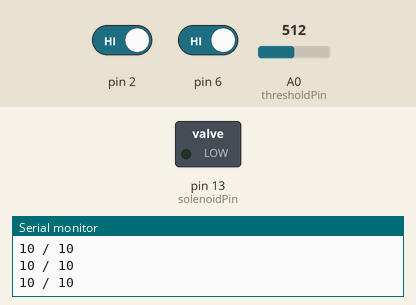
The sketch below on a simulated Arduino Uno, built with avr-gcc and run on an emulated ATmega328P. On the bench: switched loads named in the sketch (green lamp = pin HIGH), the last lines printed to the serial monitor. The inputs (shaded band) are chosen by the test bench; at power-on: pin 2 HIGH, pin 6 HIGH, A0 (thresholdPin) = 512.

Above: at 5.2 s.
5.3 s: pin 2 driven LOW and pin 6 driven LOW
At 6.73 s:
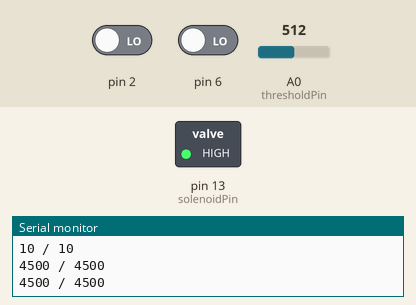
8.3 s: pin 2 driven HIGH
At 9.5 s:
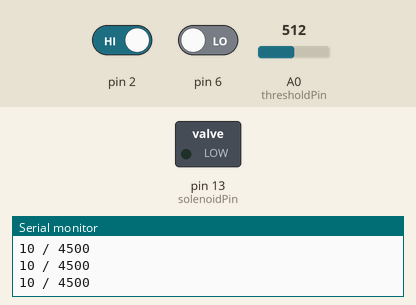
9.8 s: pin 2 driven LOW
At 11.23 s:
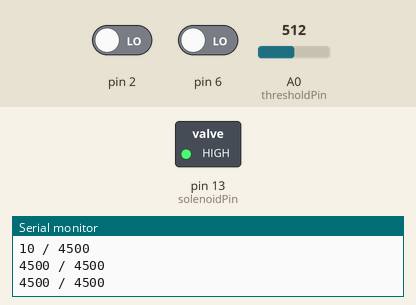
12.8 s: pin 2 driven HIGH and pin 6 driven HIGH
At 14.1 s:
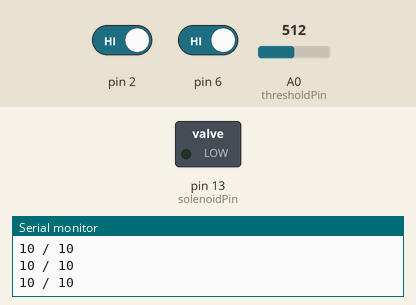
Timing chart, 0 to 15.8 s (numbered marks = the images above; inputs shaded):
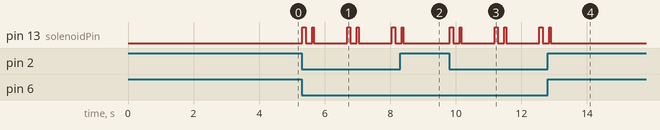

The sketch:

HeartBeatEgg.ino
```cpp
#include <CapacitiveSensor.h>

CapacitiveSensor   cs_4_2 = CapacitiveSensor(4, 2);
CapacitiveSensor   cs_4_6 = CapacitiveSensor(4, 6);
const int solenoidPin = 13;
const int thresholdPin = A0;

void setup() {
  pinMode(solenoidPin, OUTPUT);
  Serial.begin(9600);

  cs_4_2.set_CS_AutocaL_Millis(0xFFFFFFFF);
  cs_4_6.set_CS_AutocaL_Millis(0xFFFFFFFF);
}

void loop() {
  long sensor1 =  cs_4_2.capacitiveSensor(30);
  long sensor2 =  cs_4_6.capacitiveSensor(30);
  Serial.print(sensor1);
  Serial.print(" / ");
  Serial.print(sensor2);
  Serial.println("");

  int threshold = analogRead( thresholdPin );
  threshold = map( threshold, 0, 1023, 200, 1200);

  if ( (sensor1 > threshold) && (sensor2 > threshold)) {
    digitalWrite(solenoidPin, HIGH);
    delay(100);
    digitalWrite(solenoidPin, LOW);
    delay(200);
    digitalWrite(solenoidPin, HIGH);
    delay(50);
    digitalWrite(solenoidPin, LOW);
    delay(1000);
  } else {
    digitalWrite(solenoidPin, LOW);
  }

  delay(10);
}
```

Measured:
- after the input at 5.3 s, pin 13 (solenoidPin): LOW → HIGH at once, then repeats every 1.4 s: LOW 0.20 s, HIGH 0.05 s, LOW 1.0 s, HIGH 0.10 s
- after the input at 8.3 s, pin 13 (solenoidPin): goes on until 8.4 s, then stays LOW
- after the input at 9.8 s, pin 13 (solenoidPin): LOW → HIGH at once, then repeats every 1.4 s: LOW 0.20 s, HIGH 0.05 s, LOW 1.0 s, HIGH 0.10 s
- after the input at 12.8 s, pin 13 (solenoidPin): goes on until 12.9 s, then stays LOW
